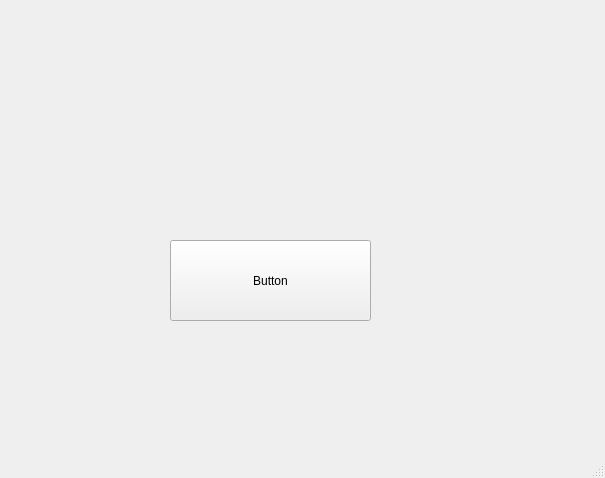
<?xml version="1.0" encoding="UTF-8"?>
<ui version="4.0">
 <class>MainWindow</class>
 <widget class="QMainWindow" name="MainWindow">
  <property name="geometry">
   <rect>
    <x>0</x>
    <y>0</y>
    <width>605</width>
    <height>478</height>
   </rect>
  </property>
  <property name="windowTitle">
   <string>MainWindow</string>
  </property>
  <widget class="QWidget" name="centralwidget">
   <widget class="QPushButton" name="button">
    <property name="geometry">
     <rect>
      <x>170</x>
      <y>240</y>
      <width>201</width>
      <height>81</height>
     </rect>
    </property>
    <property name="text">
     <string>Button</string>
    </property>
   </widget>
  </widget>
  <widget class="QMenuBar" name="menubar">
   <property name="geometry">
    <rect>
     <x>0</x>
     <y>0</y>
     <width>605</width>
     <height>22</height>
    </rect>
   </property>
  </widget>
  <widget class="QStatusBar" name="statusbar"/>
 </widget>
 <resources/>
 <connections/>
</ui>
